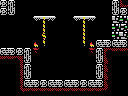

This is a level from a 2D game, rendered from its Tiled map with the project's own tilesets. A one-line summary and the complete map file follow:
An orthogonal 16x12 tile map with 8x8 px tiles, 1 tile layer (Tile Layer 1) and 5 objects (2x item, breakable-right, door-right, 4x4-item).

<map version="1.0" orientation="orthogonal" renderorder="right-down" width="16" height="12" tilewidth="8" tileheight="8" nextobjectid="13">
 <properties>
  <property name="left" value="half-hole" />
  <property name="up" value="hole" />
 </properties>
 <tileset firstgid="1" name="tiles" tilewidth="8" tileheight="8" tilecount="256" columns="16">
  <image source="tiles.png" width="128" height="128" />
 </tileset>
 <layer name="Tile Layer 1" width="16" height="12">
  <data encoding="csv">
165,105,1,1,1,1,1,1,1,1,1,1,1,1,105,128,
165,106,1,1,1,1,1,1,1,1,1,1,1,1,106,165,
1,1,1,1,172,166,171,1,1,172,166,171,1,1,164,162,
1,1,1,1,1,135,1,1,1,1,135,1,1,1,162,163,
1,1,1,1,1,132,1,1,1,1,135,1,1,1,162,164,
1,1,1,1,97,256,1,1,1,1,256,97,103,104,103,104,
103,104,165,105,114,1,1,1,1,1,1,114,105,126,254,254,
254,254,125,106,1,1,1,1,1,1,1,1,106,150,167,167,
167,167,251,105,1,1,1,1,1,1,1,1,105,150,167,167,
167,167,251,106,1,1,1,1,1,1,1,1,106,150,167,167,
167,167,251,103,104,165,103,104,103,104,165,103,104,150,167,167,
167,167,145,254,254,254,254,254,254,254,254,254,254,146,167,167
</data>
 </layer>
 <objectgroup name="objects">
  <object id="1" type="item" x="32" y="64" width="16" height="16" />
  <object id="3" type="breakable-right" x="112" y="16" width="16" height="24" />
  <object id="7" type="door-right" x="112" y="16" width="16" height="24" />
  <object id="11" type="4x4-item" x="48" y="48" width="32" height="32" />
  <object id="12" type="item" x="80" y="64" width="16" height="16" />
 </objectgroup>
</map>
